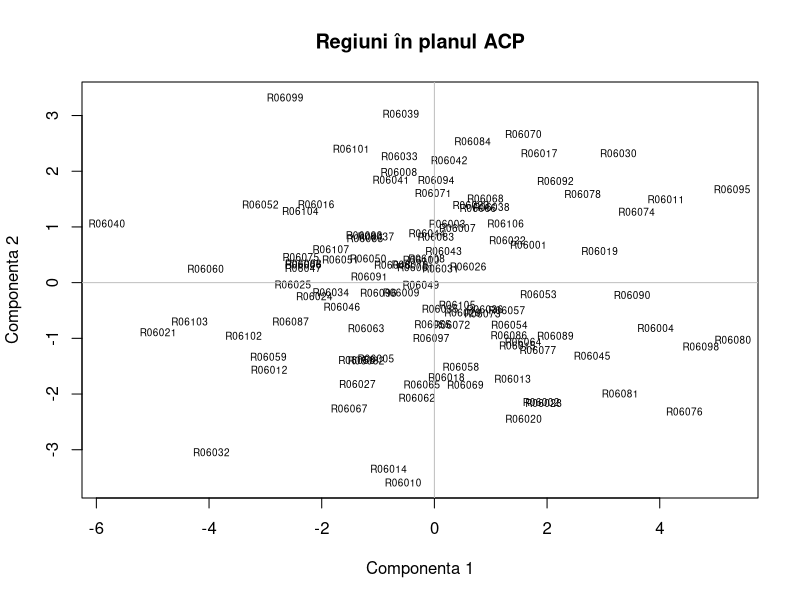

Write R code to recreate this figure.
# Date de exercițiu; rulează tu, dacă dorești. Nu necesită pachete externe.
# Salvează CSV-ul și acest script în același folder; setează acel folder în R.
d <- read.csv("model-07.csv", row.names = 1, check.names = FALSE)
R <- cor(d)
e <- eigen(R, symmetric = TRUE)
V <- e$vectors
anchors <- c(3,2,8,6,4,5,3,1)
for (j in seq_len(ncol(V))) if (V[anchors[j], j] < 0) V[,j] <- -V[,j]
factor <- sweep(V, 2, sqrt(e$values), "*")
rownames(factor) <- colnames(d)
colnames(factor) <- paste0("Dim", seq_len(ncol(d)))
scoruri <- scale(d) %*% V
rownames(scoruri) <- rownames(d)
print(round(R, 3))
print(round(cbind(lambda=e$values, procent=100*e$values/ncol(d), cumulat=cumsum(100*e$values/ncol(d))), 3))
print(round(factor[,1:2], 3))
print(round(cbind(Dim1=factor[,1], Dim2=factor[,2], ctr1=100*V[,1]^2, ctr2=100*V[,2]^2), 3))
plot(scoruri[,1:2], type="n", xlab="Componenta 1", ylab="Componenta 2", main="Regiuni în planul ACP")
text(scoruri[,1:2], labels=rownames(d), cex=.6)
abline(h=0,v=0,col="grey")
# Scorurile folosesc standardizarea cu abaterea standard de eșantion.
# Față de alte funcții PCA, semnul axelor sau scara scorurilor pot diferi.
